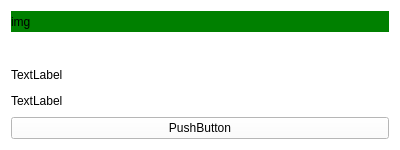
<?xml version="1.0" encoding="UTF-8"?>
<ui version="4.0">
 <class>Form</class>
 <widget class="QWidget" name="Form">
  <property name="geometry">
   <rect>
    <x>0</x>
    <y>0</y>
    <width>400</width>
    <height>150</height>
   </rect>
  </property>
  <property name="windowTitle">
   <string>Form</string>
  </property>
  <property name="styleSheet">
   <string notr="true">background-color: #ffffff;</string>
  </property>
  <layout class="QVBoxLayout" name="verticalLayout">
   <item>
    <widget class="QLabel" name="label_2">
     <property name="styleSheet">
      <string notr="true">background-color: green;</string>
     </property>
     <property name="text">
      <string>img</string>
     </property>
    </widget>
   </item>
   <item>
    <widget class="QLabel" name="label">
     <property name="styleSheet">
      <string notr="true">background: #ffffff;</string>
     </property>
     <property name="text">
      <string/>
     </property>
    </widget>
   </item>
   <item>
    <widget class="QLabel" name="label_3">
     <property name="styleSheet">
      <string notr="true">color: black;</string>
     </property>
     <property name="text">
      <string>TextLabel</string>
     </property>
    </widget>
   </item>
   <item>
    <widget class="QLabel" name="label_4">
     <property name="styleSheet">
      <string notr="true">color: black;</string>
     </property>
     <property name="text">
      <string>TextLabel</string>
     </property>
    </widget>
   </item>
   <item>
    <widget class="QPushButton" name="pushButton">
     <property name="styleSheet">
      <string notr="true">color: black;</string>
     </property>
     <property name="text">
      <string>PushButton</string>
     </property>
    </widget>
   </item>
  </layout>
 </widget>
 <resources/>
 <connections/>
</ui>
